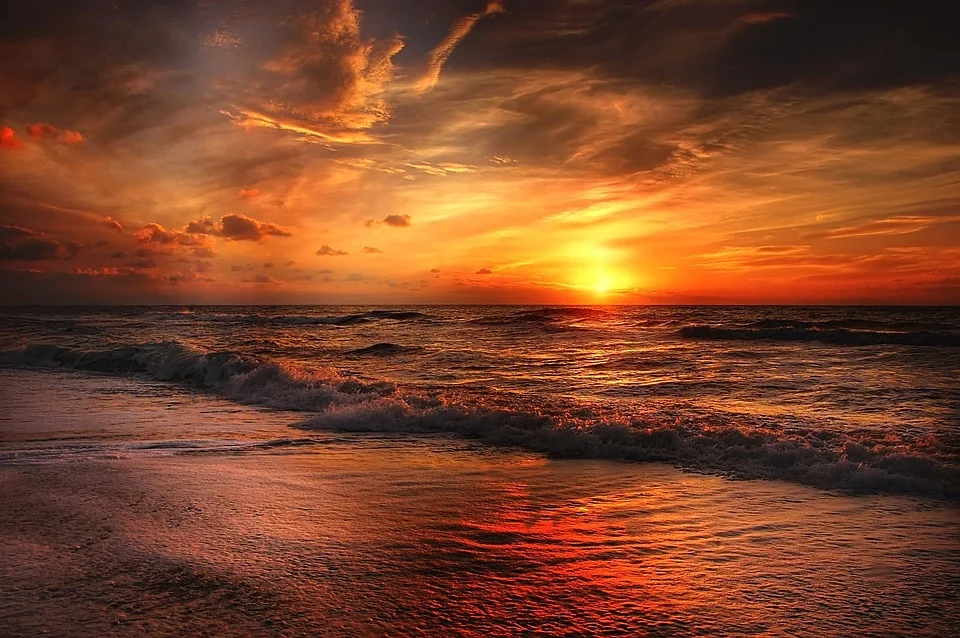
#> input picture beach-2179624_960_720.jpg, 960 x 638 px
$ jupyter execute '2020-11-19 SVD Math.ipynb'
#> lines starting #> are read from the running program, lines starting #| are printed output that depends on the picture
## Singular Value Decomposition (SVD)

Athul Mathew     M-Tech 20016     AID

URL : https://www.analyticsvidhya.com/blog/2019/08/5-applications-singular-value-decomposition-svd-data-science/

[cell 1]
import pprint
import scipy
import scipy.linalg # SciPy Linear Algebra Library
import numpy as np

A = scipy.array([ [4,4],[-3,3] ])
U, S, V = scipy.linalg.svd(A)
V1 = np.transpose(V)
print("Orthogonal Matrix of AA':")
pprint.pprint(U)

print("Diagonal Matrix with singular Values:")
pprint.pprint(S)

print("Orthogonal Matrix of A'A:")
pprint.pprint(V)

## SVD for Image Compression

[cell 2]
# get the image from "https://cdn.pixabay.com/photo/2017/03/27/16/50/beach-2179624_960_720.jpg"

import numpy as np
import pandas as pd
import matplotlib.pyplot as plt
import cv2

# read image in grayscale
img = cv2.imread('beach-2179624_960_720.jpg', 0)
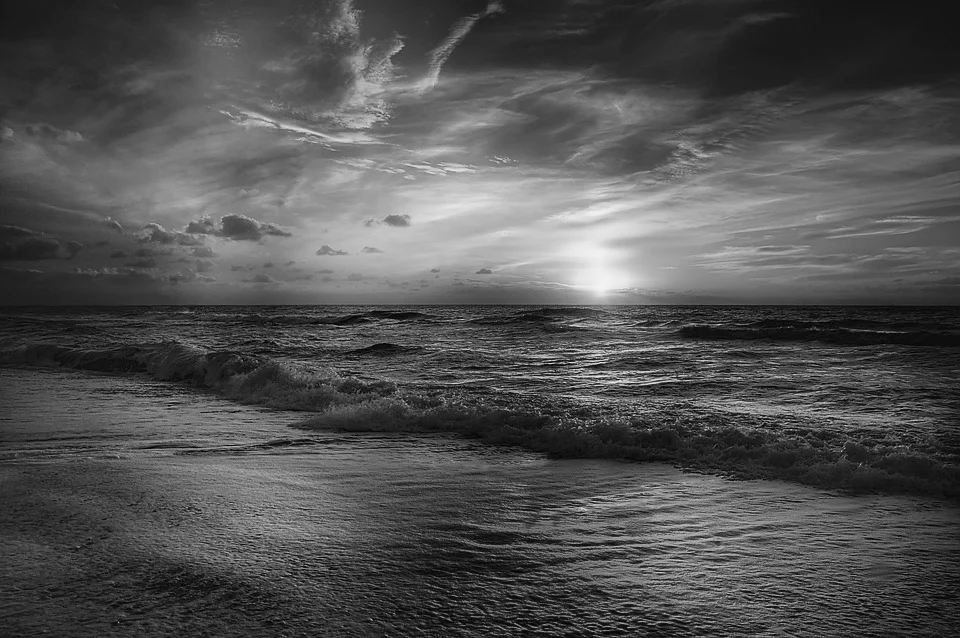
#> img: shape (638, 960); min 0, max 244, mean 81.8

print(img)
#> (printed output is left out)
# obtain svd
U, S, V = np.linalg.svd(img)
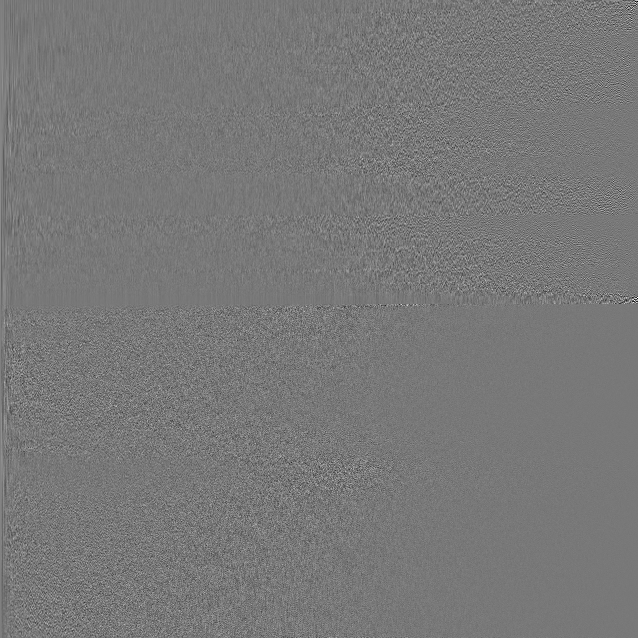
#> U: shape (638, 638) float64; min -0.409, max 0.455, mean 9.02e-05; drawn with min black and max white
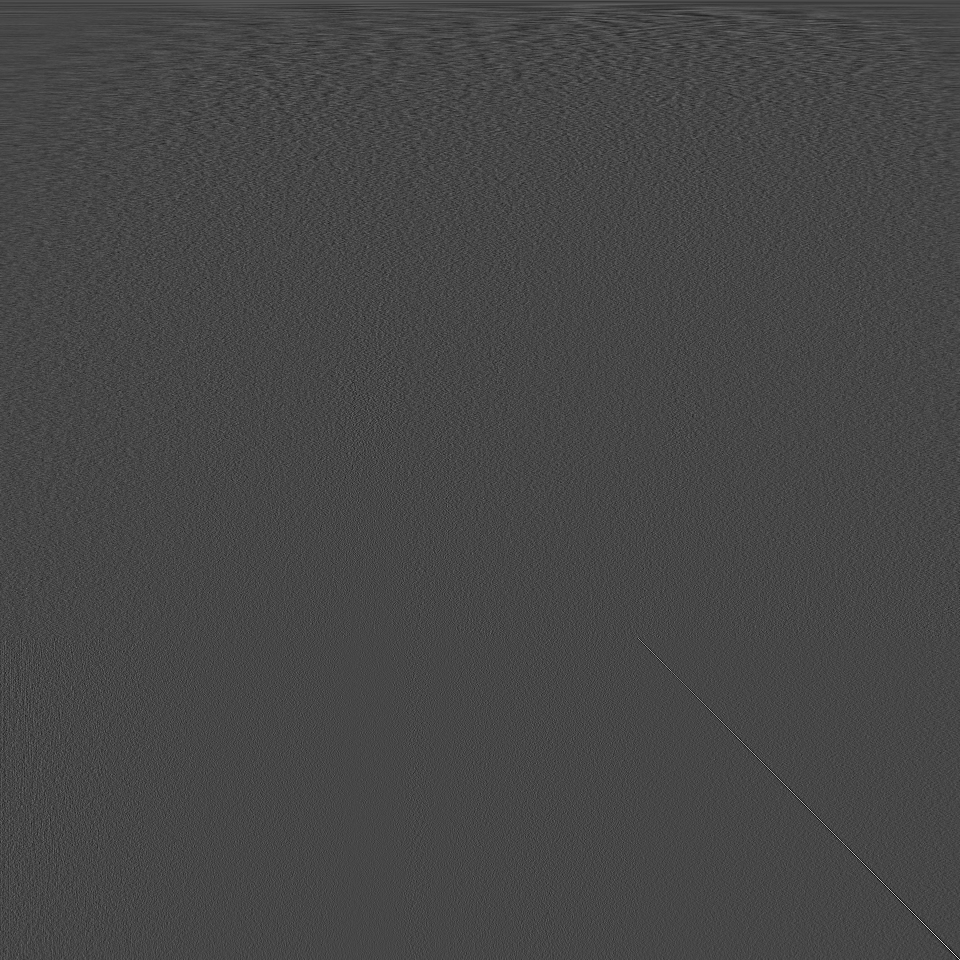
#> V: shape (960, 960) float64; min -0.26, max 0.674, mean 2.74e-05; drawn with min black and max white
#> S = 638 values, max 69803.2 at index 0, min 5.16 at index 637, mean 527.8

# inspect shapes of the matrices
print(U.shape, S.shape, V.shape)
#| (638, 638) (638,) (960, 960)

# plot images with different number of components
comps = [638, 500, 400, 300, 200, 100]

plt.figure(figsize = (16, 8))
for i in range(6):
  low_rank = U[:, :comps[i]] @ np.diag(S[:comps[i]]) @ V[:comps[i], :]
  if(i  == 0):
     plt.subplot(2, 3, i+1), plt.imshow(low_rank, cmap = 'gray'), plt.axis('off'), plt.title("Original Image with n_components =" + str(comps[i]))
  else:
     plt.subplot(2, 3, i+1), plt.imshow(low_rank, cmap = 'gray'), plt.axis('off'), plt.title("n_components =" + str(comps[i]))
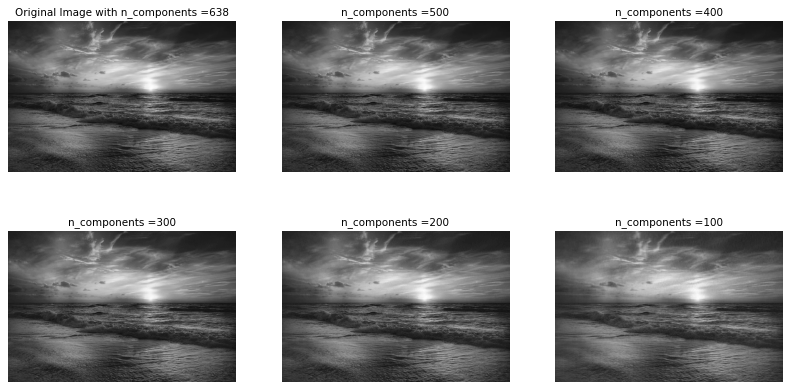
#> figure drawn by matplotlib, 6 panels

## SVD for Spectral Clustering

[cell 3]
from sklearn.datasets import make_circles
from sklearn.neighbors import kneighbors_graph
from sklearn.cluster import SpectralClustering
import numpy as np
import matplotlib.pyplot as plt

# generate your data
X, labels = make_circles(n_samples=500, noise=0.1, factor=.2)

# plot your data
plt.scatter(X[:, 0], X[:, 1])
plt.show()
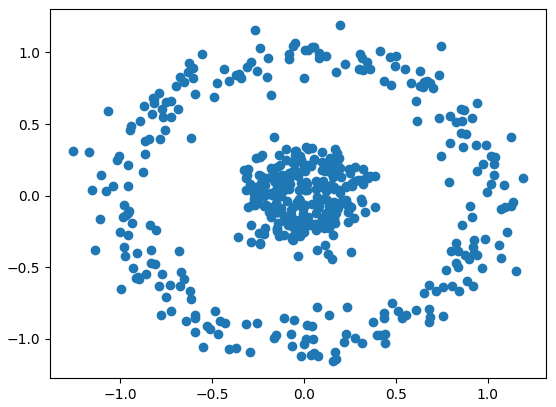
#> figure drawn by matplotlib, 1 panel

# train and predict
s_cluster = SpectralClustering(n_clusters = 2, eigen_solver='arpack',
        affinity="nearest_neighbors").fit_predict(X)

# plot clustered data
plt.scatter(X[:, 0], X[:, 1], c = s_cluster)

plt.show()
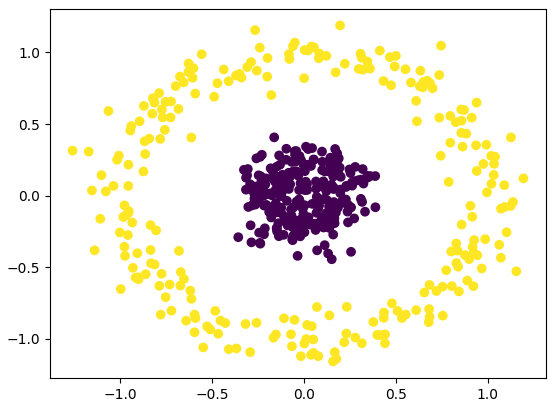
#> figure drawn by matplotlib, 1 panel

$ run again, with beach.jpg copied over beach-2179624_960_720.jpg
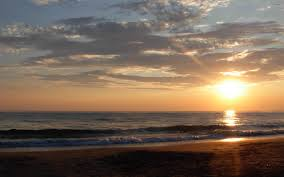
#> input picture beach.jpg, 284 x 177 px
#> (printed output is left out)
#> `U, S, V = np.linalg.svd(img)`:
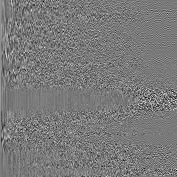
#> U: shape (177, 177) float64; min -0.432, max 0.469, mean 0.000403; drawn with min black and max white
#> `U, S, V = np.linalg.svd(img)`:
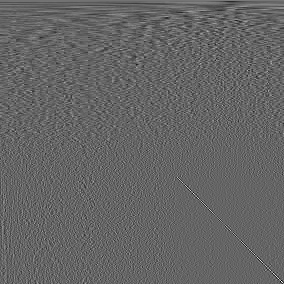
#> V: shape (284, 284) float64; min -0.37, max 0.563, mean 0.000206; drawn with min black and max white
#> S = 177 values, max 26841.5 at index 0, min 1.69 at index 176, mean 285.6
#| (177, 177) (177,) (284, 284)
